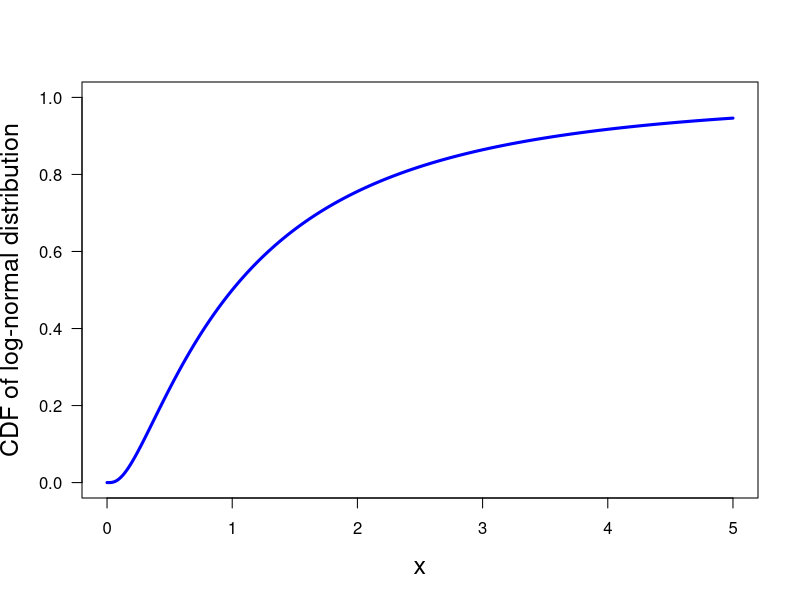

The R script that drew this image:
print('file: PDsPDFsLogNormalCDF.R')
# CDF of standard log-normal distribution
x = seq(0,5,0.01); CDFLN = plnorm(x)
# png('LogNormalCDFStdBook160405.png',width=16,height=12,units='cm',res=300)
plot(x,CDFLN,type='l',xlab='x',ylab='CDF of log-normal distribution',
     ylim=c(0,1),col='blue',lwd=3,las=1,cex.lab=1.5) 
# dev.off()
